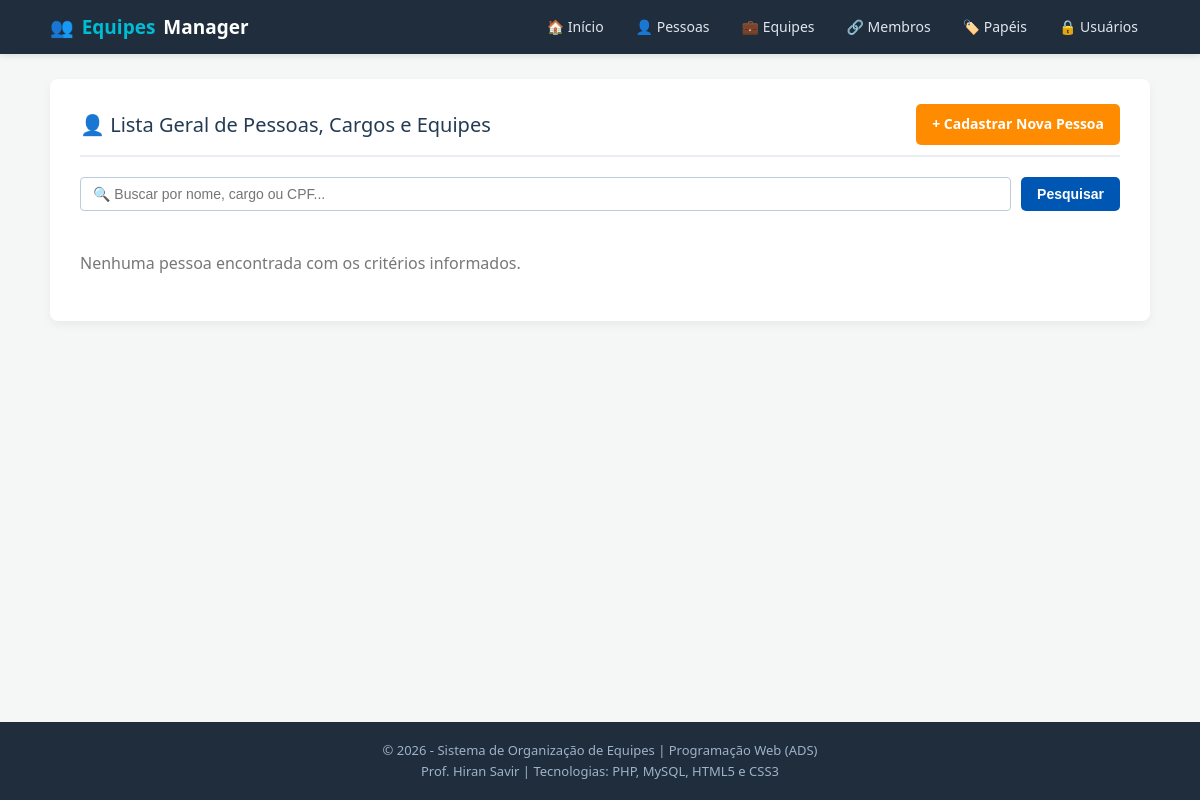
The page /listar_pessoas.php on the database as committed earlier.
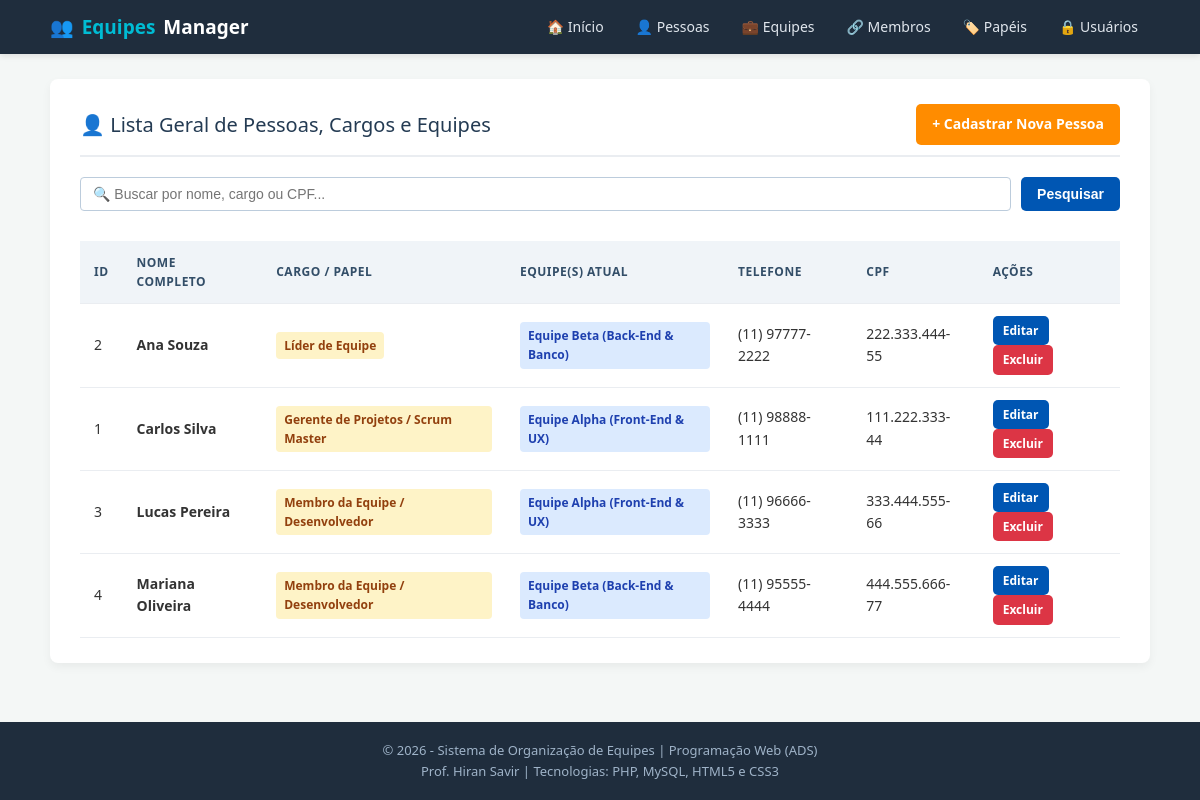
The same page on the database as committed later.
### tables this page shows
CREATE TABLE `tbPessoas` (
    `pessoa_id` INT NOT NULL AUTO_INCREMENT,
    `nome` VARCHAR(200) NOT NULL,
    `cpf` VARCHAR(14) NOT NULL,
    `nascimento` DATE NOT NULL,
    `telefone` VARCHAR(20) NOT NULL,
    `pessoa_tipo_id` INT NOT NULL,
    `atualizado_por` INT NOT NULL DEFAULT 1,
    `atualizado_em` DATE NOT NULL,
    PRIMARY KEY (`pessoa_id`),
    UNIQUE KEY `uk_pessoa_cpf` (`cpf`),
    CONSTRAINT `fk_pessoas_tipo` FOREIGN KEY (`pessoa_tipo_id`) REFERENCES `tbPessoaTipo` (`pessoa_tipo_id`)
);

CREATE TABLE `tbPessoaTipo` (
    `pessoa_tipo_id` INT NOT NULL AUTO_INCREMENT,
    `descricao` VARCHAR(200) NOT NULL,
    PRIMARY KEY (`pessoa_tipo_id`),
    UNIQUE KEY `uk_tipo_descricao` (`descricao`)
);

### listar_pessoas.php (the view, shortened to what this page needs)
<?php
require_once 'conexao.php';
$busca = isset($_GET['busca']) ? trim($_GET['busca']) : '';
try {
    $sql = "SELECT p.pessoa_id, p.nome, p.cpf, p.nascimento, p.telefone,
                   t.descricao AS papel_nome,
                   GROUP_CONCAT(e.nome ORDER BY e.nome SEPARATOR ', ') AS equipes_alocadas
            FROM tbPessoas p
            LEFT JOIN tbPessoaTipo t ON p.pessoa_tipo_id = t.pessoa_tipo_id
            LEFT JOIN tbMembros m ON p.pessoa_id = m.membro_id
            LEFT JOIN tbEquipe e ON m.equipe_id = e.equipe_id";
    if (!empty($busca)) {
        $sql .= " WHERE p.nome LIKE ? OR t.descricao LIKE ? OR p.cpf LIKE ?";
        $sql .= " GROUP BY p.pessoa_id ORDER BY p.nome ASC";
        $stmt = $pdo->prepare($sql);
        $termo = "%$busca%";
        $stmt->execute([$termo, $termo, $termo]);
    } else {
        $sql .= " GROUP BY p.pessoa_id ORDER BY p.nome ASC";
        $stmt = $pdo->query($sql);
    }
    $pessoas = $stmt->fetchAll(PDO::FETCH_ASSOC);
} catch (PDOException $erro) {
    die("Erro ao carregar lista de pessoas: " . $erro->getMessage());
}
require_once 'header.php';
?>
<div class="card">
    <div class="card-titulo">
        <span>👤 Lista Geral de Pessoas, Cargos e Equipes</span>
        <a href="cadastro_pessoa.php" class="btn btn-laranja">+ Cadastrar Nova Pessoa</a>
    </div>
    <form action="listar_pessoas.php" method="GET" class="filtro-container">
        <input type="text" name="busca" placeholder="🔍 Buscar por nome, cargo ou CPF..." value="<?php echo htmlspecialchars($busca); ?>">
        <button type="submit" class="btn btn-azul">Pesquisar</button>
    </form>
    <?php if (count($pessoas) > 0): ?>
        <div class="tabela-container">
            <table class="tabela-dados">
                <thead>
                    <tr>
                        <th>ID</th>
                        <th>Nome Completo</th>
                        <th>Cargo / Papel</th>
                        <th>Equipe(s) Atual</th>
                        <th>Telefone</th>
                        <th>CPF</th>
                        <th>Ações</th>
                    </tr>
                </thead>
                <tbody>
                    <?php foreach ($pessoas as $p): ?>
                        <tr>
                            <td><?php echo $p['pessoa_id']; ?></td>
                            <td><strong><?php echo htmlspecialchars($p['nome']); ?></strong></td>
                            <td><span class="badge badge-papel"><?php echo htmlspecialchars($p['papel_nome']); ?></span></td>
                            <td>
                                <?php if (!empty($p['equipes_alocadas'])): ?>
                                    <span class="badge badge-equipe"><?php echo htmlspecialchars($p['equipes_alocadas']); ?></span>
                                <?php else: ?>
                                    <span class="badge badge-disponivel">Sem equipe (Disponível)</span>
                                <?php endif; ?>
                            </td>
                            <td><?php echo htmlspecialchars($p['telefone']); ?></td>
                            <td><?php echo htmlspecialchars($p['cpf']); ?></td>
                            <td>
                                <a href="editar_pessoa.php?id=<?php echo $p['pessoa_id']; ?>" class="btn btn-sm btn-azul">Editar</a>
                                <a href="excluir_pessoa.php?id=<?php echo $p['pessoa_id']; ?>"
                                   class="btn btn-sm btn-vermelho"
                                   onclick="return confirm('Tem certeza que deseja excluir esta pessoa?');">Excluir</a>
                            </td>
                        </tr>
                    <?php endforeach; ?>
                </tbody>
            </table>
        </div>
    <?php else: ?>
        <p style="color: #777; padding: 20px 0;">Nenhuma pessoa encontrada com os critérios informados.</p>
    <?php endif; ?>
</div>
<?php require_once 'footer.php'; ?>

### header.php (shortened to what this page needs)
<!DOCTYPE html>
<html lang="pt-BR">
<head>
    <link rel="stylesheet" href="estilo.css">
</head>
<body>
    <header class="topo-navbar">
        <div class="navbar-container">
            <a href="index.php" class="navbar-logo">
                👥 <span>Equipes</span> Manager
            </a>
            <nav>
                <ul class="navbar-menu">
                    <li><a href="index.php">🏠 Início</a></li>
                    <li><a href="listar_pessoas.php">👤 Pessoas</a></li>
                    <li><a href="listar_equipes.php">💼 Equipes</a></li>
                    <li><a href="listar_membros.php">🔗 Membros</a></li>
                    <li><a href="listar_tipos.php">🏷️ Papéis</a></li>
                    <li><a href="listar_usuarios.php">🔒 Usuários</a></li>
                </ul>
            </nav>
        </div>
    </header>
    <main class="container">

### footer.php
    </main>
    <footer class="rodape">
        <p>&copy; <?php echo date('Y'); ?> - Sistema de Organização de Equipes | Programação Web (ADS)</p>
        <p>Prof. Hiran Savir | Tecnologias: PHP, MySQL, HTML5 e CSS3</p>
    </footer>
</body>
</html>

### estilo.css (style rules this page uses)
* { box-sizing: border-box; margin: 0; padding: 0; }
body { font-family: 'Segoe UI', Arial, sans-serif; background-color: #f4f7f6; color: #333333; line-height: 1.6; display: flex; flex-direction: column; min-height: 100vh; }
.topo-navbar { background-color: #1f2d3d; color: white; padding: 12px 20px; box-shadow: 0 2px 6px rgba(0, 0, 0, 0.1); }
.navbar-container { max-width: 1100px; margin: 0 auto; display: flex; justify-content: space-between; align-items: center; flex-wrap: wrap; gap: 10px; }
.navbar-logo { font-size: 19px; font-weight: bold; color: #ffffff; text-decoration: none; display: flex; align-items: center; gap: 8px; }
.navbar-logo span { color: #00bcd4; }
.navbar-menu { display: flex; list-style: none; gap: 8px; flex-wrap: wrap; }
.navbar-menu a { color: #e0e6ed; text-decoration: none; padding: 7px 12px; border-radius: 4px; font-size: 14px; font-weight: 500; transition: background 0.2s, color 0.2s; }
.container { max-width: 1100px; width: 95%; margin: 25px auto; flex: 1; }
.card { background-color: #ffffff; padding: 25px 30px; border-radius: 8px; box-shadow: 0 4px 10px rgba(0, 0, 0, 0.05); margin-bottom: 25px; }
.card-titulo { font-size: 20px; color: #243b53; margin-bottom: 20px; border-bottom: 2px solid #eaedf1; padding-bottom: 10px; display: flex; justify-content: space-between; align-items: center; flex-wrap: wrap; gap: 10px; }
.btn { display: inline-block; padding: 9px 16px; color: #ffffff; text-decoration: none; border-radius: 5px; font-size: 14px; font-weight: bold; border: none; cursor: pointer; text-align: center; transition: opacity 0.2s, background-color 0.2s; }
.btn-azul { background-color: #0056b3; }
.btn-laranja { background-color: #ff8c00; }
.btn-vermelho { background-color: #dc3545; }
.btn-sm { padding: 5px 10px; font-size: 12px; }
.filtro-container { display: flex; gap: 10px; margin-bottom: 20px; flex-wrap: wrap; }
.filtro-container input[type="text"], .filtro-container select { padding: 8px 12px; border: 1px solid #bcccdc; border-radius: 4px; font-size: 14px; flex: 1; min-width: 200px; }
.tabela-container { overflow-x: auto; }
.tabela-dados { width: 100%; border-collapse: collapse; margin-top: 10px; background-color: #ffffff; }
.tabela-dados th, .tabela-dados td { padding: 12px 14px; text-align: left; border-bottom: 1px solid #eaedf1; font-size: 14px; }
.tabela-dados th { background-color: #f0f4f8; color: #334e68; font-weight: 600; text-transform: uppercase; font-size: 12px; letter-spacing: 0.5px; }
.badge { display: inline-block; padding: 4px 8px; border-radius: 4px; font-size: 12px; font-weight: 600; }
.badge-papel { background-color: #fef3c7; color: #92400e; }
.badge-equipe { background-color: #dbeafe; color: #1e40af; }
.rodape { background-color: #1f2d3d; color: #9fb3c8; text-align: center; padding: 18px; font-size: 13px; margin-top: auto; }

Rows that differ between the two databases and show on the page:
added tbpessoas: pessoa_id "2", nome "Ana Souza", pessoa_tipo.descricao "Líder de Equipe", equipes_alocadas "Equipe Beta (Back-End & Banco)", telefone "(11) 97777-2222", cpf "222.333.444-55"
added tbpessoas: pessoa_id "1", nome "Carlos Silva", pessoa_tipo.descricao "Gerente de Projetos / Scrum Master", equipes_alocadas "Equipe Alpha (Front-End & UX)", telefone "(11) 98888-1111", cpf "111.222.333-44"
added tbpessoas: pessoa_id "3", nome "Lucas Pereira", pessoa_tipo.descricao "Membro da Equipe / Desenvolvedor", equipes_alocadas "Equipe Alpha (Front-End & UX)", telefone "(11) 96666-3333", cpf "333.444.555-66"
added tbpessoas: pessoa_id "4", nome "Mariana Oliveira", pessoa_tipo.descricao "Membro da Equipe / Desenvolvedor", equipes_alocadas "Equipe Beta (Back-End & Banco)", telefone "(11) 95555-4444", cpf "444.555.666-77"
Other text that changed with them:
text no longer shown: "Nenhuma pessoa encontrada com os critérios informados."
text now shown: "ID NOME COMPLETO CARGO / PAPEL EQUIPE(S) ATUAL TELEFONE CPF AÇÕES"
